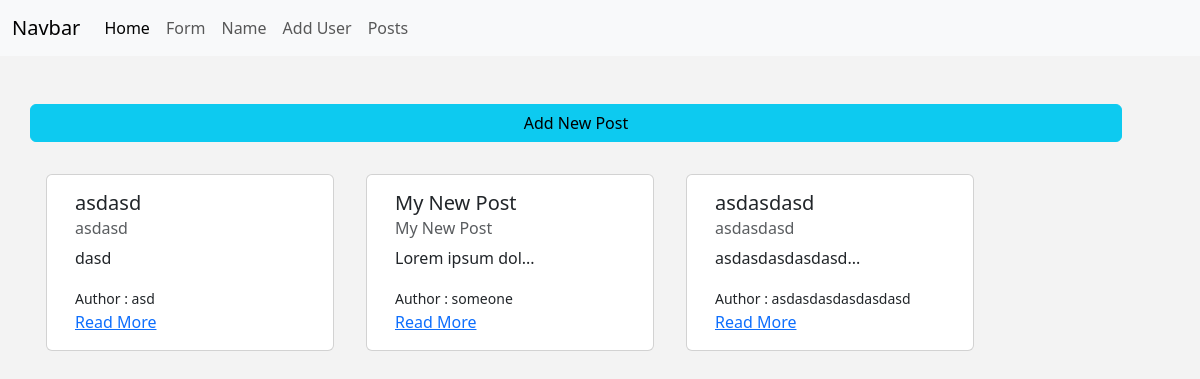
Page /posts on the earlier database version.
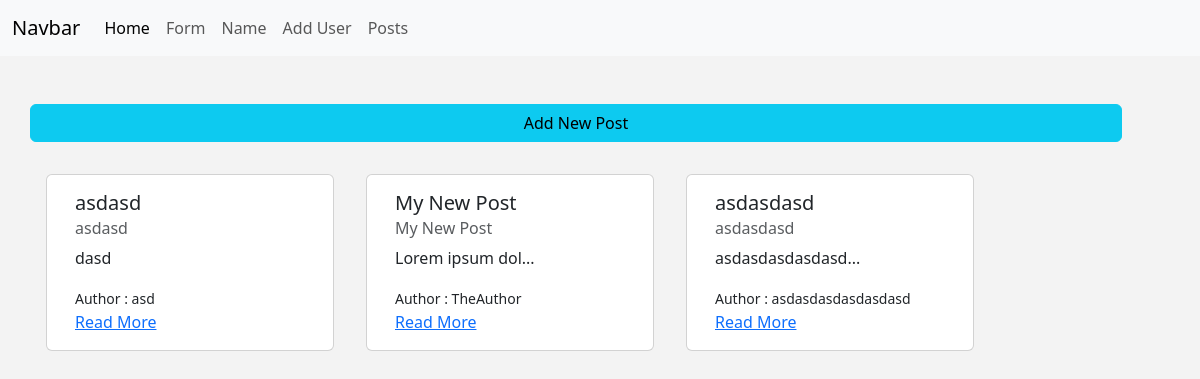
Same page on the later database version.
### main.py (models this page shows)
class Post(db.Model):
	id = db.Column(db.Integer, primary_key = True)
	title = db.Column(db.String(255))
	content = db.Column(db.Text)
	author = db.Column(db.String(255))
	date_posted = db.Column(db.DateTime, default=datetime.utcnow)
	slug = db.Column(db.String(255)) # for a better url example instead of using /blog/1 using /blog/my_blog
	def small_content(self):
		if len(self.content) > 15:
			return self.content[:15] + "..."
		else:
			return self.content

### main.py (the view)
@app.route("/posts", methods=["GET"])
def get_posts():
	posts = Post.query.all()
	return render_template("posts.html", posts = posts)

### templates/posts.html (shortened to what this page needs)
{% extends 'base.html' %}
{% block content %}
<div class="row mb-3">
	<a href="{{url_for('add_post')}}" class="btn btn-info">Add New Post</a>
</div>
<div class="row">
	{% for post in posts%}
		<div class="card m-3" style="width: 18rem;">
			<div class="card-body">
				<h5 class="card-title">{{post.title}}</h5>
				<h6 class="card-subtitle mb-2 text-muted">{{post.title}}</h6>
				<p class="card-text">{{post.small_content()}}</p>
				<small>Author : {{post.author}}</small> <br>
				<a href="{{url_for('get_single_post', slug = post.slug)}}" class="card-link">Read More</a>
			</div>
	</div>
	{%endfor%}
</div>
{% endblock content %}

### templates/base.html (shortened to what this page needs)
<!DOCTYPE html>
<html lang="en">
  <head>
    <link
      href="https://cdn.jsdelivr.net/npm/bootstrap@5.3.3/dist/css/bootstrap.min.css"
      rel="stylesheet"
    />
    <link
      rel="stylesheet"
      href="{{url_for('static', filename='css/style.css')}}"
    />
  </head>
  <body>
    {% include 'navbar.html' %}
    <div class="container">
      <div class="row mt-5">
        <div class="row">{% block content %} {% endblock content %}</div>
      </div>
    </div>
  </body>
</html>

### templates/navbar.html (shortened to what this page needs)
<nav class="navbar navbar-expand-lg bg-body-tertiary bg-dark">
	<div class="container-fluid">
	  <a class="navbar-brand" href="{{url_for('index')}}">Navbar</a>
	  <div class="collapse navbar-collapse" id="navbarNav">
		<ul class="navbar-nav">
		  <li class="nav-item">
			<a class="nav-link active" aria-current="page" href="{{url_for('index')}}">Home</a>
		  </li>
		  <li class="nav-item">
			<a class="nav-link" href="{{url_for('form')}}">Form</a>
		  </li>
		  <li class="nav-item">
			<a class="nav-link" href="{{url_for('name')}}">Name</a>
		  </li>
		  <li class="nav-item">
			<a class="nav-link" href="{{url_for('add_user')}}">Add User</a>
		  </li>
		  <li class="nav-item">
			<a class="nav-link" href="{{url_for('get_posts')}}">Posts</a>
		  </li>
		</ul>
	  </div>
	</div>
  </nav>

### static/css/style.css (style rules this page uses)
body { background-color: rgb(243, 243, 243); }

Differences in the rows shown:
changed Post "My New Post": author "someone" → "TheAuthor"
